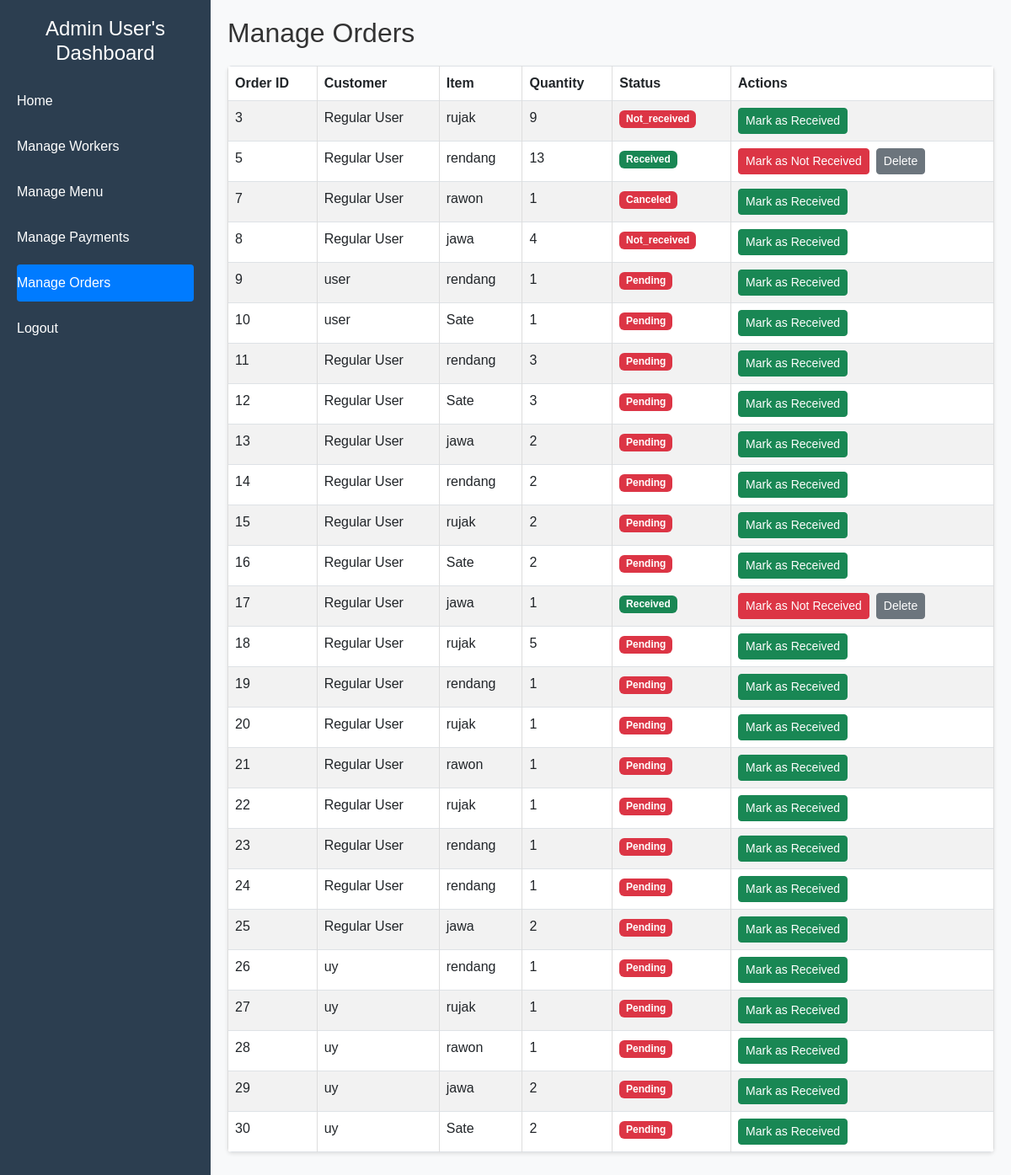
/manage_order.php (signed in), run on the app's committed database.
### tables this page shows
CREATE TABLE `orders` (
  `id_order` int NOT NULL,
  `id_user` int NOT NULL,
  `total_amount` decimal(10,2) NOT NULL,
  `created_at` timestamp NULL DEFAULT CURRENT_TIMESTAMP,
  `id_masakan` int DEFAULT NULL,
  `quantity` int NOT NULL DEFAULT '1',
  `status` varchar(255) NOT NULL DEFAULT 'pending',
  `harga` decimal(10,2) NOT NULL
);

CREATE TABLE `user` (
  `id_user` int NOT NULL,
  `username` varchar(50) NOT NULL,
  `password` varchar(255) NOT NULL,
  `nama_user` varchar(100) NOT NULL,
  `id_level` int DEFAULT NULL
);

CREATE TABLE `masakan` (
  `id_masakan` int NOT NULL,
  `nama_masakan` varchar(100) NOT NULL,
  `harga` decimal(10,2) NOT NULL,
  `image` varchar(255) DEFAULT NULL,
  `status_masakan` tinyint(1) NOT NULL
);

### manage_order.php (the view, shortened to what this page needs)
<?php
require 'db.php';
$isAdmin = $_SESSION['id_level'] == 1;
$orders = $conn->query("
    SELECT o.id_order, u.nama_user, m.nama_masakan, o.quantity, o.status
    FROM orders o
    JOIN user u ON o.id_user = u.id_user
    JOIN masakan m ON o.id_masakan = m.id_masakan
    WHERE o.status != 'completed'
");
?>
<!DOCTYPE html>
<html lang="en">
<head>
    <link href="https://cdn.jsdelivr.net/npm/bootstrap@5.3.0/dist/css/bootstrap.min.css" rel="stylesheet">
    <link rel="stylesheet" href="styles.css">
</head>
<body>
<div class="sidebar">
    <h2><?php echo htmlspecialchars($_SESSION['nama_user']); ?>'s Dashboard</h2>
    <a href="index.php">Home</a>
    <?php if ($isAdmin): ?>
        <a href="workers.php">Manage Workers</a>
        <a href="masakan.php">Manage Menu</a>
        <a href="manage_orders.php">Manage Payments</a>
    <?php endif; ?>
    <a href="manage_order.php" class="active">Manage Orders</a>
    <a href="logout.php">Logout</a>
</div>
<div class="content">
    <h1>Manage Orders</h1>
    <?php if ($orders && $orders->num_rows > 0): ?>
        <table class="table table-bordered table-striped">
            <thead>
                <tr>
                    <th>Order ID</th>
                    <th>Customer</th>
                    <th>Item</th>
                    <th>Quantity</th>
                    <th>Status</th>
                    <th>Actions</th>
                </tr>
            </thead>
            <tbody>
                <?php while ($order = $orders->fetch_assoc()): ?>
                    <tr>
                        <td><?= htmlspecialchars($order['id_order']); ?></td>
                        <td><?= htmlspecialchars($order['nama_user']); ?></td>
                        <td><?= htmlspecialchars($order['nama_masakan']); ?></td>
                        <td><?= $order['quantity']; ?></td>
                        <td>
                            <span class="badge bg-<?= $order['status'] === 'received' ? 'success' : 'danger'; ?>">
                                <?= ucfirst($order['status']); ?>
                            </span>
                        </td>
                        <td>
                            <div class="d-flex gap-2">
                                <a href="manage_order.php?toggle_status=<?= $order['status']; ?>&id_order=<?= $order['id_order']; ?>"
                                   class="btn btn-sm <?= $order['status'] === 'received' ? 'btn-danger' : 'btn-success'; ?>">
                                    <?= $order['status'] === 'received' ? 'Mark as Not Received' : 'Mark as Received'; ?>
                                </a>
                                <?php if ($order['status'] === 'received'): ?>
                                    <form method="POST" action="manage_order.php" style="display: inline;">
                                        <button type="submit" name="delete_order" class="btn btn-sm btn-secondary">
                                            Delete
                                        </button>
                                    </form>
                                <?php endif; ?>
                            </div>
                        </td>
                    </tr>
                <?php endwhile; ?>
            </tbody>
        </table>
    <?php else: ?>
        <div class="alert alert-warning">No orders to manage.</div>
    <?php endif; ?>
</div>
</body>
</html>

### styles.css (style rules this page uses)
body { font-family: Arial, sans-serif; background-color: #f8f9fa; }
.sidebar { height: 100vh; position: fixed; top: 0; left: 0; width: 250px; background-color: #212529; color: #fff; padding: 20px; }
.sidebar a { color: #ddd; text-decoration: none; display: block; margin: 15px 0; padding: 12px; border-radius: 5px; transition: background-color 0.3s; }
.sidebar a:hover, .sidebar a.active { background-color: #495057; color: #fff; }
.content { margin-left: 250px; padding: 40px; }
body { font-family: Arial, sans-serif; margin: 0; overflow-x: hidden; }
.btn-danger { background-color: #dc3545; border-color: #dc3545; }
body { font-family: Arial, sans-serif; margin: 0; }
.sidebar { width: 200px; background: #343a40; color: #fff; padding: 20px; min-height: 100vh; }
.sidebar h2 { font-size: 18px; text-align: center; margin-bottom: 20px; }
.sidebar a { color: #ccc; text-decoration: none; display: block; margin: 10px 0; padding: 10px; border-radius: 4px; }
.sidebar a:hover, .sidebar a.active { background: #007bff; color: #fff; }
.content { flex-grow: 1; padding: 20px; background: #f8f9fa; }
.table { margin-top: 20px; background: #fff; border-radius: 5px; overflow: hidden; box-shadow: 0 2px 4px rgba(0, 0, 0, 0.1); }
body { display: flex; font-family: Arial, sans-serif; }
body { font-family: Arial, sans-serif; background-color: #f4f4f4; color: #333; }
.sidebar { width: 250px; background-color: #2c3e50; color: white; padding: 20px; position: fixed; height: 100%; }
.sidebar h2 { font-size: 1.5rem; margin-bottom: 20px; }
.sidebar a { display: block; padding: 10px 0; color: white; text-decoration: none; }
.content { margin-left: 250px; padding: 20px; }
.content h1 { font-size: 2rem; margin-bottom: 20px; }
table { width: 100%; margin-top: 20px; border-collapse: collapse; }
table th, table td { padding: 10px; border: 1px solid #ddd; text-align: left; }
table th { background-color: #34495e; color: white; }
table tr:nth-child(even) { background-color: #f2f2f2; }
button { background-color: #3498db; color: white; border: none; padding: 10px 20px; cursor: pointer; }

### data on the page
orders: id_order "3", id_user.nama_user "Regular User", id_masakan.nama_masakan "rujak", quantity "9", status "Not_received", shows "Mark as Received"
orders: id_order "5", id_user.nama_user "Regular User", id_masakan.nama_masakan "rendang", quantity "13", status "Received", shows "Mark as Not Received"
orders: id_order "7", id_user.nama_user "Regular User", id_masakan.nama_masakan "rawon", quantity "1", status "Canceled", shows "Mark as Received"
orders: id_order "8", id_user.nama_user "Regular User", id_masakan.nama_masakan "jawa", quantity "4", status "Not_received", shows "Mark as Received"
orders: id_order "9", id_user.nama_user "user", id_masakan.nama_masakan "rendang", quantity "1", status "Pending", shows "Mark as Received"
orders: id_order "10", id_user.nama_user "user", id_masakan.nama_masakan "Sate", quantity "1", status "Pending", shows "Mark as Received"
orders: id_order "11", id_user.nama_user "Regular User", id_masakan.nama_masakan "rendang", quantity "3", status "Pending", shows "Mark as Received"
orders: id_order "12", id_user.nama_user "Regular User", id_masakan.nama_masakan "Sate", quantity "3", status "Pending", shows "Mark as Received"
orders: id_order "13", id_user.nama_user "Regular User", id_masakan.nama_masakan "jawa", quantity "2", status "Pending", shows "Mark as Received"
orders: id_order "14", id_user.nama_user "Regular User", id_masakan.nama_masakan "rendang", quantity "2", status "Pending", shows "Mark as Received"
orders: id_order "15", id_user.nama_user "Regular User", id_masakan.nama_masakan "rujak", quantity "2", status "Pending", shows "Mark as Received"
orders: id_order "16", id_user.nama_user "Regular User", id_masakan.nama_masakan "Sate", quantity "2", status "Pending", shows "Mark as Received"
orders: id_order "17", id_user.nama_user "Regular User", id_masakan.nama_masakan "jawa", quantity "1", status "Received", shows "Mark as Not Received"
orders: id_order "18", id_user.nama_user "Regular User", id_masakan.nama_masakan "rujak", quantity "5", status "Pending", shows "Mark as Received"
orders: id_order "19", id_user.nama_user "Regular User", id_masakan.nama_masakan "rendang", quantity "1", status "Pending", shows "Mark as Received"
orders: id_order "20", id_user.nama_user "Regular User", id_masakan.nama_masakan "rujak", quantity "1", status "Pending", shows "Mark as Received"
orders: id_order "21", id_user.nama_user "Regular User", id_masakan.nama_masakan "rawon", quantity "1", status "Pending", shows "Mark as Received"
orders: id_order "22", id_user.nama_user "Regular User", id_masakan.nama_masakan "rujak", quantity "1", status "Pending", shows "Mark as Received"
orders: id_order "23", id_user.nama_user "Regular User", id_masakan.nama_masakan "rendang", quantity "1", status "Pending", shows "Mark as Received"
orders: id_order "24", id_user.nama_user "Regular User", id_masakan.nama_masakan "rendang", quantity "1", status "Pending", shows "Mark as Received"
orders: id_order "25", id_user.nama_user "Regular User", id_masakan.nama_masakan "jawa", quantity "2", status "Pending", shows "Mark as Received"
orders: id_order "26", id_user.nama_user "uy", id_masakan.nama_masakan "rendang", quantity "1", status "Pending", shows "Mark as Received"
orders: id_order "27", id_user.nama_user "uy", id_masakan.nama_masakan "rujak", quantity "1", status "Pending", shows "Mark as Received"
orders: id_order "28", id_user.nama_user "uy", id_masakan.nama_masakan "rawon", quantity "1", status "Pending", shows "Mark as Received"
orders: id_order "29", id_user.nama_user "uy", id_masakan.nama_masakan "jawa", quantity "2", status "Pending", shows "Mark as Received"
orders: id_order "30", id_user.nama_user "uy", id_masakan.nama_masakan "Sate", quantity "2", status "Pending", shows "Mark as Received"

### other printed values
$_SESSION['nama_user'] "Admin User"
